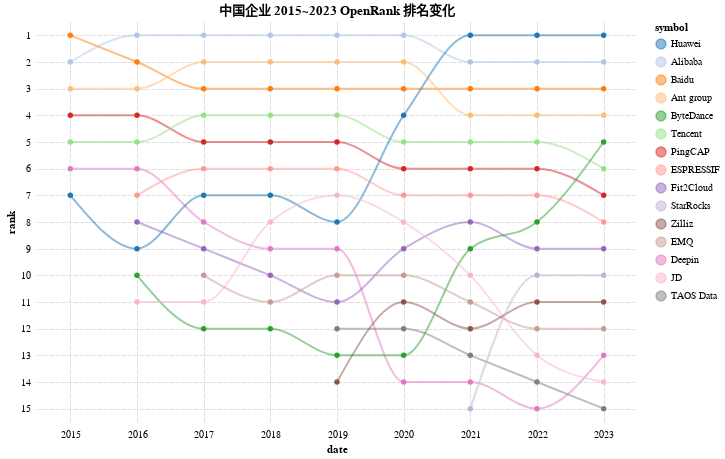

The code cell stored with this chart in its notebook:
### Code cell
import altair as alt

color_scheme = alt.Scale(
    domain=final_list,
    range=[
        "#1f77b4",
        "#aec7e8",
        "#ff7f0e",
        "#ffbb78",
        "#2ca02c",
        "#98df8a",
        "#d62728",
        "#ff9896",
        "#9467bd",
        "#c5b0d5",
        "#8c564b",
        "#c49c94",
        "#e377c2",
        "#f7b6d2",
        "#7f7f7f",
    ],
)

alt.Chart(chinese_bump_chart_df).mark_line(
    point=True, radius=2, opacity=0.5, interpolate="monotone"
).encode(
    x=alt.X("date:O").timeUnit("year").title("date"),
    y="rank:O",
    color=alt.Color("symbol:N", scale=color_scheme),
).transform_window(
    rank="rank()", sort=[alt.SortField("price", order="descending")], groupby=["date"]
).properties(
    title="中国企业 2015~2023 OpenRank 排名变化",
    width=600,
    height=400,
).configure_view(
    # 设置图表的背景颜色
    strokeWidth=1,
    stroke="white",
).configure_axis(
    # 美化坐标轴
    grid=True,
    gridCap="round",
    gridColor="#e1e1e1",
    gridDash=[4, 2],  # 这会创建一个虚线
    # labelColor="#e1e1e1",
    tickColor="#e1e1e1",
    tickWidth=0,
    domainColor="#e1e1e1",
    domain=False,
    domainDash=[4, 2],
)

### Figure 1 — Vega-Lite specification as saved in the notebook (floating-point values rounded to 4 significant figures)
{"config": {"view": {"continuousWidth": 300, "continuousHeight": 300, "stroke": "white", "strokeWidth": 1}, "axis": {"domain": false, "domainColor": "#e1e1e1", "domainDash": [4, 2], "grid": true, "gridCap": "round", "gridColor": "#e1e1e1", "gridDash": [4, 2], "tickColor": "#e1e1e1", "tickWidth": 0}}, "data": {"name": "data-88310a2d69e4b2ce51f464ebc51e2908"}, "mark": {"type": "line", "interpolate": "monotone", "opacity": 0.5, "point": true, "radius": 2}, "encoding": {"color": {"field": "symbol", "scale": {"domain": ["Huawei", "Alibaba", "Baidu", "Ant group", "ByteDance", "Tencent", "PingCAP", "ESPRESSIF", "Fit2Cloud", "StarRocks", "Zilliz", "EMQ", "Deepin", "JD", "TAOS Data"], "range": ["#1f77b4", "#aec7e8", "#ff7f0e", "#ffbb78", "#2ca02c", "#98df8a", "#d62728", "#ff9896", "#9467bd", "#c5b0d5", "#8c564b", "#c49c94", "#e377c2", "#f7b6d2", "#7f7f7f"]}, "type": "nominal"}, "x": {"field": "date", "timeUnit": "year", "title": "date", "type": "ordinal"}, "y": {"field": "rank", "type": "ordinal"}}, "height": 400, "title": "中国企业 2015~2023 OpenRank 排名变化", "transform": [{"window": [{"op": "rank", "field": "", "as": "rank"}], "groupby": ["date"], "sort": [{"field": "price", "order": "descending"}]}], "width": 600, "$schema": "https://vega.github.io/schema/vega-lite/v5.16.3.json", "datasets": {"data-88310a2d69e4b2ce51f464ebc51e2908": [{"date": "2015", "symbol": "Baidu", "price": 2877.0}, {"date": "2015", "symbol": "Alibaba", "price": 2016.0}, {"date": "2015", "symbol": "Ant group", "price": 360.3}, {"date": "2015", "symbol": "PingCAP", "price": 124.3}, {"date": "2015", "symbol": "Tencent", "price": 55.81}, {"date": "2015", "symbol": "Deepin", "price": 27.18}, {"date": "2015", "symbol": "Huawei", "price": 6.83}, {"date": "2016", "symbol": "Alibaba", "price": 5566.0}, {"date": "2016", "symbol": "Baidu", "price": 4321.0}, {"date": "2016", "symbol": "Ant group", "price": 2890.0}, {"date": "2016", "symbol": "PingCAP", "price": 698.7}, {"date": "2016", "symbol": "Tencent", "price": 381.9}, {"date": "2016", "symbol": "Deepin", "price": 244.2}, {"date": "2016", "symbol": "ESPRESSIF", "price": 170.4}, {"date": "2016", "symbol": "Fit2Cloud", "price": 123.6}, {"date": "2016", "symbol": "Huawei", "price": 46.52}, {"date": "2016", "symbol": "ByteDance", "price": 27.79}, {"date": "2016", "symbol": "JD", "price": 2.83}, {"date": "2017", "symbol": "Alibaba", "price": 9843.0}, {"date": "2017", "symbol": "Ant group", "price": 6880.0}, {"date": "2017", "symbol": "Baidu", "price": 6129.0}, {"date": "2017", "symbol": "Tencent", "price": 2338.0}, {"date": "2017", "symbol": "PingCAP", "price": 1889.0}, {"date": "2017", "symbol": "ESPRESSIF", "price": 1751.0}, {"date": "2017", "symbol": "Huawei", "price": 648.0}, {"date": "2017", "symbol": "Deepin", "price": 512.9}, {"date": "2017", "symbol": "Fit2Cloud", "price": 278.6}, {"date": "2017", "symbol": "EMQ", "price": 16.2}, {"date": "2017", "symbol": "JD", "price": 8.93}, {"date": "2017", "symbol": "ByteDance", "price": 0.95}, {"date": "2018", "symbol": "Alibaba", "price": 13520.0}, {"date": "2018", "symbol": "Ant group", "price": 11930.0}, {"date": "2018", "symbol": "Baidu", "price": 9368.0}, {"date": "2018", "symbol": "Tencent", "price": 4398.0}, {"date": "2018", "symbol": "PingCAP", "price": 3264.0}, {"date": "2018", "symbol": "ESPRESSIF", "price": 3002.0}, {"date": "2018", "symbol": "Huawei", "price": 1159.0}, {"date": "2018", "symbol": "JD", "price": 1011.0}, {"date": "2018", "symbol": "Deepin", "price": 651.7}, {"date": "2018", "symbol": "Fit2Cloud", "price": 611.1}, {"date": "2018", "symbol": "EMQ", "price": 329.8}, {"date": "2018", "symbol": "ByteDance", "price": 63.36}, {"date": "2019", "symbol": "Alibaba", "price": 21820.0}, {"date": "2019", "symbol": "Ant group", "price": 14960.0}, {"date": "2019", "symbol": "Baidu", "price": 11590.0}, {"date": "2019", "symbol": "Tencent", "price": 7060.0}, {"date": "2019", "symbol": "PingCAP", "price": 5494.0}, {"date": "2019", "symbol": "ESPRESSIF", "price": 3861.0}, {"date": "2019", "symbol": "JD", "price": 2861.0}, {"date": "2019", "symbol": "Huawei", "price": 2150.0}, {"date": "2019", "symbol": "Deepin", "price": 1355.0}, {"date": "2019", "symbol": "EMQ", "price": 1181.0}, {"date": "2019", "symbol": "Fit2Cloud", "price": 997.5}, {"date": "2019", "symbol": "TAOS Data", "price": 364.2}, {"date": "2019", "symbol": "ByteDance", "price": 258.8}, {"date": "2019", "symbol": "Zilliz", "price": 133.1}, {"date": "2020", "symbol": "Alibaba", "price": 21760.0}, {"date": "2020", "symbol": "Ant group", "price": 17790.0}, {"date": "2020", "symbol": "Baidu", "price": 13790.0}, {"date": "2020", "symbol": "Huawei", "price": 8848.0}, {"date": "2020", "symbol": "Tencent", "price": 8202.0}, {"date": "2020", "symbol": "PingCAP", "price": 7031.0}, {"date": "2020", "symbol": "ESPRESSIF", "price": 4300.0}, {"date": "2020", "symbol": "JD", "price": 2351.0}, {"date": "2020", "symbol": "Fit2Cloud", "price": 1640.0}, {"date": "2020", "symbol": "EMQ", "price": 1356.0}, {"date": "2020", "symbol": "Zilliz", "price": 1054.0}, {"date": "2020", "symbol": "TAOS Data", "price": 965.5}, {"date": "2020", "symbol": "ByteDance", "price": 755.6}, {"date": "2020", "symbol": "Deepin", "price": 684.7}, {"date": "2021", "symbol": "Huawei", "price": 22820.0}, {"date": "2021", "symbol": "Alibaba", "price": 22650.0}, {"date": "2021", "symbol": "Baidu", "price": 17610.0}, {"date": "2021", "symbol": "Ant group", "price": 15470.0}, {"date": "2021", "symbol": "Tencent", "price": 8712.0}, {"date": "2021", "symbol": "PingCAP", "price": 7541.0}, {"date": "2021", "symbol": "ESPRESSIF", "price": 4520.0}, {"date": "2021", "symbol": "Fit2Cloud", "price": 2458.0}, {"date": "2021", "symbol": "ByteDance", "price": 2296.0}, {"date": "2021", "symbol": "JD", "price": 1875.0}, {"date": "2021", "symbol": "EMQ", "price": 1851.0}, {"date": "2021", "symbol": "Zilliz", "price": 1626.0}, {"date": "2021", "symbol": "TAOS Data", "price": 1379.0}, {"date": "2021", "symbol": "Deepin", "price": 690.0}, {"date": "2021", "symbol": "StarRocks", "price": 299.3}, {"date": "2022", "symbol": "Huawei", "price": 46010.0}, {"date": "2022", "symbol": "Alibaba", "price": 29570.0}, {"date": "2022", "symbol": "Baidu", "price": 20900.0}, {"date": "2022", "symbol": "Ant group", "price": 16510.0}, {"date": "2022", "symbol": "Tencent", "price": 11840.0}, {"date": "2022", "symbol": "PingCAP", "price": 8114.0}, {"date": "2022", "symbol": "ESPRESSIF", "price": 5664.0}, {"date": "2022", "symbol": "ByteDance", "price": 5517.0}, {"date": "2022", "symbol": "Fit2Cloud", "price": 3597.0}, {"date": "2022", "symbol": "StarRocks", "price": 2726.0}, {"date": "2022", "symbol": "Zilliz", "price": 2412.0}, {"date": "2022", "symbol": "EMQ", "price": 2375.0}, {"date": "2022", "symbol": "JD", "price": 2141.0}, {"date": "2022", "symbol": "TAOS Data", "price": 2097.0}, {"date": "2022", "symbol": "Deepin", "price": 1592.0}, {"date": "2023", "symbol": "Huawei", "price": 62760.0}, {"date": "2023", "symbol": "Alibaba", "price": 29790.0}, {"date": "2023", "symbol": "Baidu", "price": 19380.0}, {"date": "2023", "symbol": "Ant group", "price": 18210.0}, {"date": "2023", "symbol": "ByteDance", "price": 8151.0}, {"date": "2023", "symbol": "Tencent", "price": 8091.0}, {"date": "2023", "symbol": "PingCAP", "price": 7095.0}, {"date": "2023", "symbol": "ESPRESSIF", "price": 6753.0}, {"date": "2023", "symbol": "Fit2Cloud", "price": 5515.0}, {"date": "2023", "symbol": "StarRocks", "price": 3692.0}, {"date": "2023", "symbol": "Zilliz", "price": 3023.0}, {"date": "2023", "symbol": "EMQ", "price": 2628.0}, {"date": "2023", "symbol": "Deepin", "price": 2263.0}, {"date": "2023", "symbol": "JD", "price": 2222.0}, {"date": "2023", "symbol": "TAOS Data", "price": 2081.0}]}}
